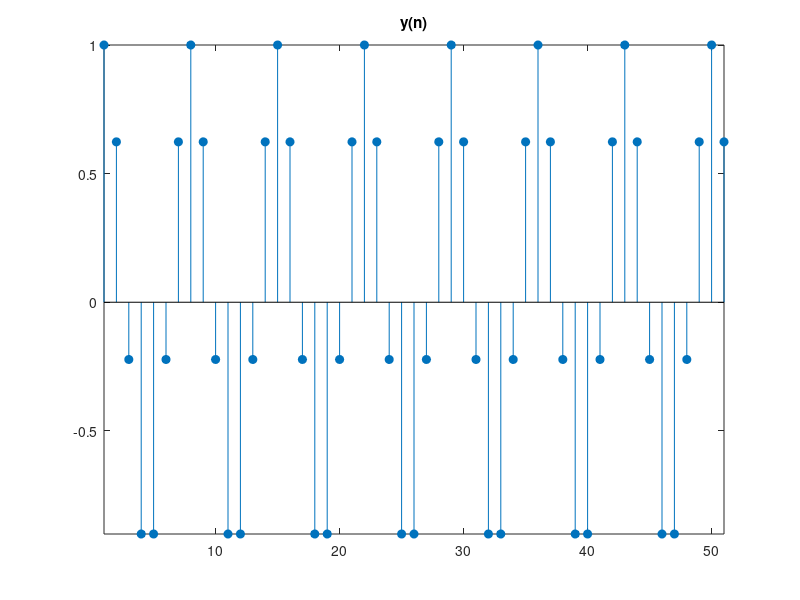
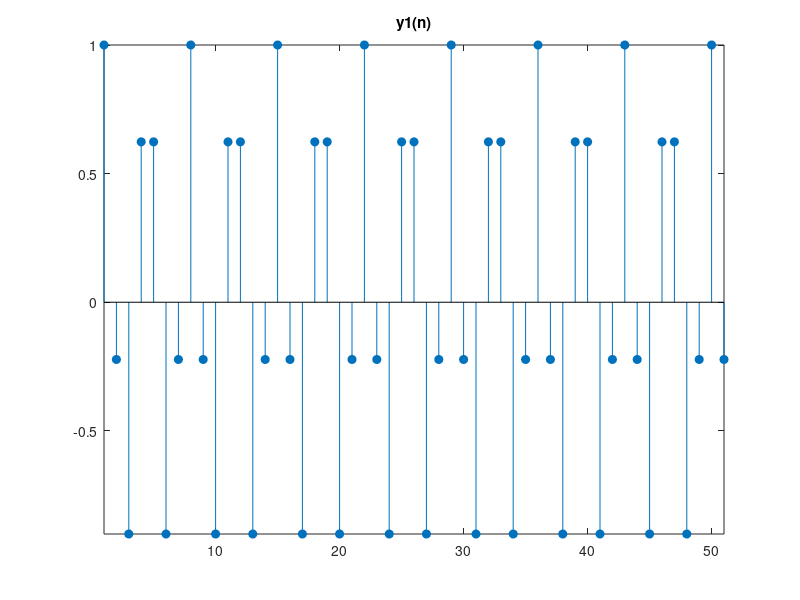
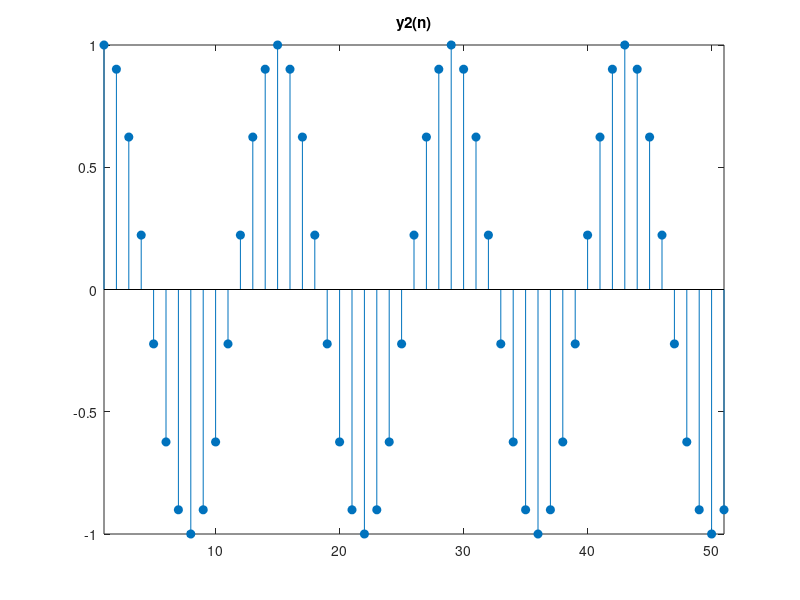

Source code (MATLAB) for these figures, in order:
%{

PROJECT 1 DSP
Group Members:
Ahmad Faaiz (1721421)
Eiman Salleh (1728753)

%}
% Part 2: DISCRETE TIME SYSTEM

n = [0:1:50]; % Limiting the range of n up to 50

y = cos((2*pi*n)/7);
y1 = cos((4*pi*n)/7);
y2 = cos((pi*n)/7);

% a)
figure(1)
stem(y,'filled');
title('y(n)');
axis tight

% b)
figure(2)
stem(y1,'filled');
title('y1(n)');
axis tight

% c)
figure(3)
stem(y2,'filled');
title('y2(n)');
axis tight